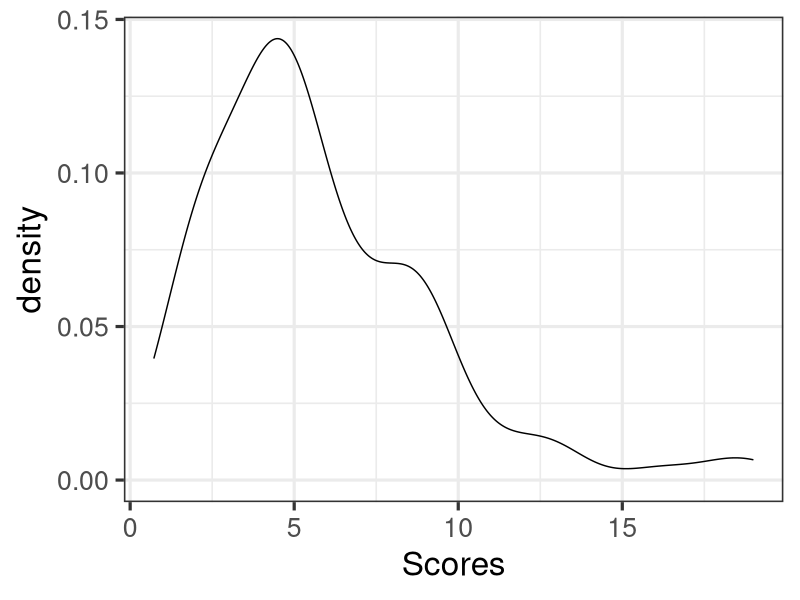
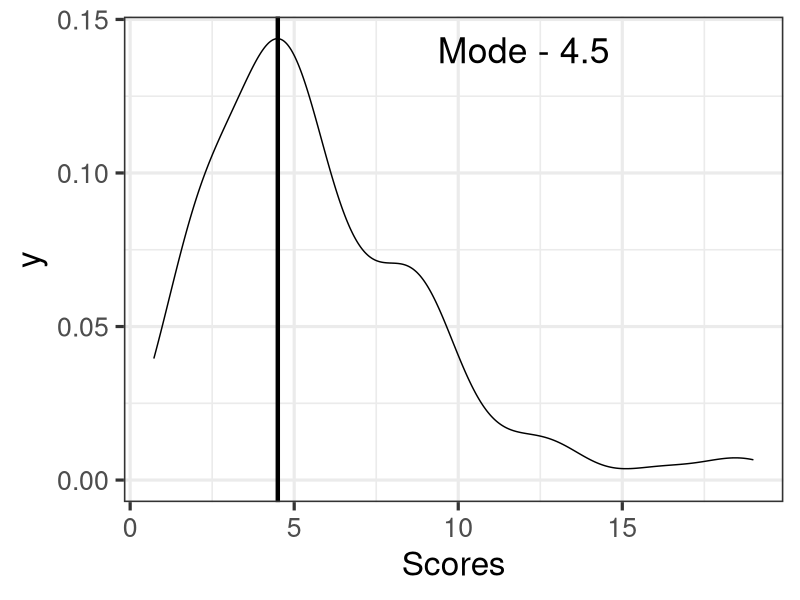
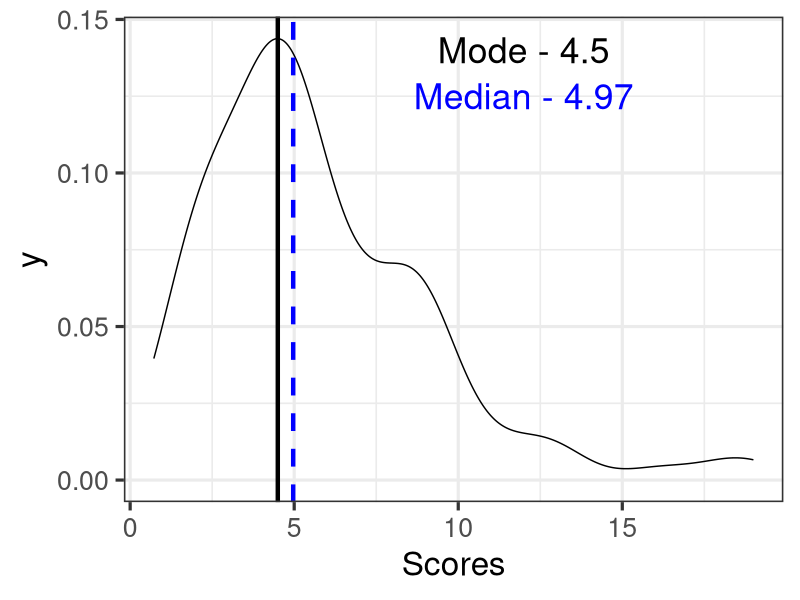
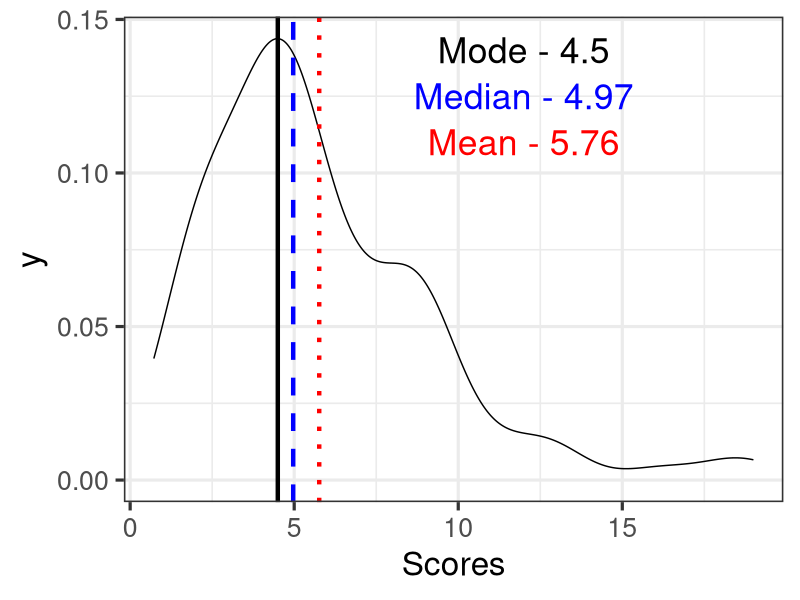

The R source for these figures, in order:
## ---- chunk 1
set.seed(200)
temp <- data.frame(dat = rchisq(100, 5))
library(ggplot2)

d <- ggplot(temp, aes(x = dat)) + theme_bw(base_size = 24) + geom_density()
d + xlab("Scores")
## ---- chunk 2
d + xlab("Scores") + geom_vline(xintercept = 4.5, lwd = 1.5) + 
  annotate("text", x = 12, y = .14, label = "Mode - 4.5", color = "black", size = 9)
## ---- chunk 3
d + xlab("Scores") + geom_vline(xintercept = 4.5, lwd = 1.5) + geom_vline(xintercept = median(temp$dat), color = "blue", lty = 2, lwd = 1.5) + 
  annotate("text", x = 12, y = .14, label = "Mode - 4.5", color = "black", size = 9) +
  annotate("text", x = 12, y = .125, label = "Median - 4.97", color = "blue", size = 9)
## ---- chunk 4
d + xlab("Scores") + geom_vline(xintercept = 4.5, lwd = 1.5) + geom_vline(xintercept = median(temp$dat), color = "blue", lty = 2, lwd = 1.5) + geom_vline(xintercept = mean(temp$dat), color = "red", lty = 3, lwd = 1.5)+ 
  annotate("text", x = 12, y = .14, label = "Mode - 4.5", color = "black", size = 9) +
  annotate("text", x = 12, y = .125, label = "Median - 4.97", color = "blue", size = 9) +
  annotate("text", x = 12, y = .11, label = "Mean - 5.76", color = "red", size = 9)
